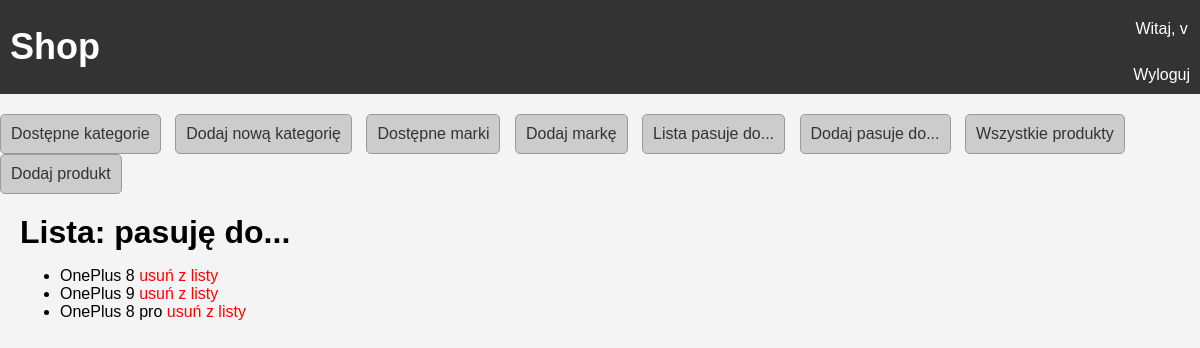
/matches_with_all/ (signed in), run on an earlier commit of the app's database.
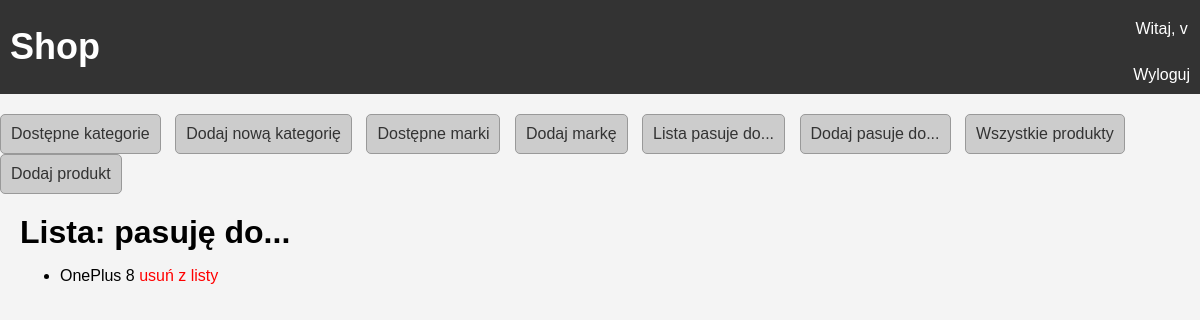
And on a later commit of the database.
### shop/models.py (models this page shows, shortened)
class MatchesWith(models.Model):
    name_product = models.CharField(max_length=50)

### shop/views.py (the view)
# urls.py: path('matches_with_all/', MatchesWithAdminListView.as_view(), name='matches_with_all'),
class MatchesWithAdminListView(AdminRequiredMixin, ListView):
    model = MatchesWith
    template_name = 'all_matches_with.html'
    context_object_name = 'object_list'

### shop/views.py (called while the page is built)
    def test_func(self):
        return self.request.user.is_superuser

### shop/templates/all_matches_with.html
{% extends 'base.html' %}
{% block content %}
<h1> Lista: pasuję do...</h1>
<ul>
    {% for item in object_list %}
        <li>{{item.name_product}} <a href="{% url 'matches_with_delete' pk=item.pk%}" style= "color:red;">usuń z listy</a></li>
    {% endfor %}
</ul>
{% endblock %}

What changed in the data, as far as the page shows it:
removed MatchesWith: name_product "OnePlus 9"
removed MatchesWith: name_product "OnePlus 8 pro"
